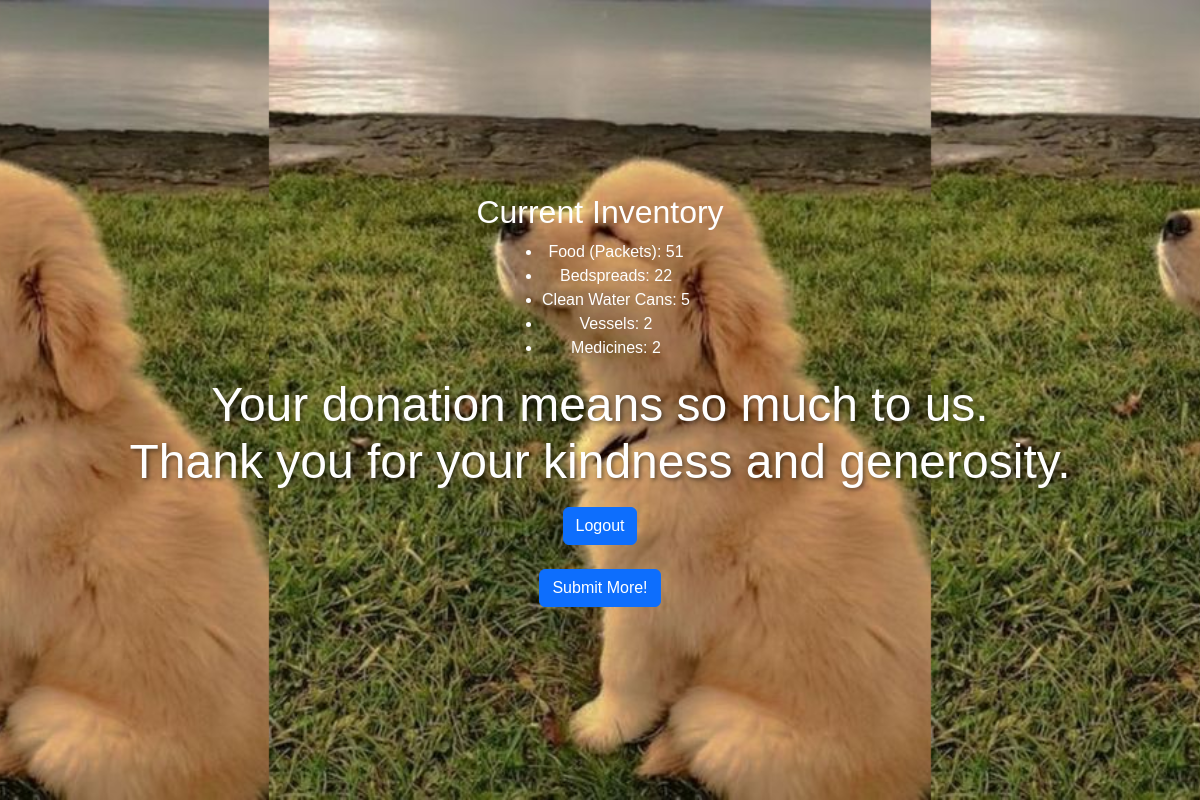
Page /rec_cont (signed in) on the earlier database version.
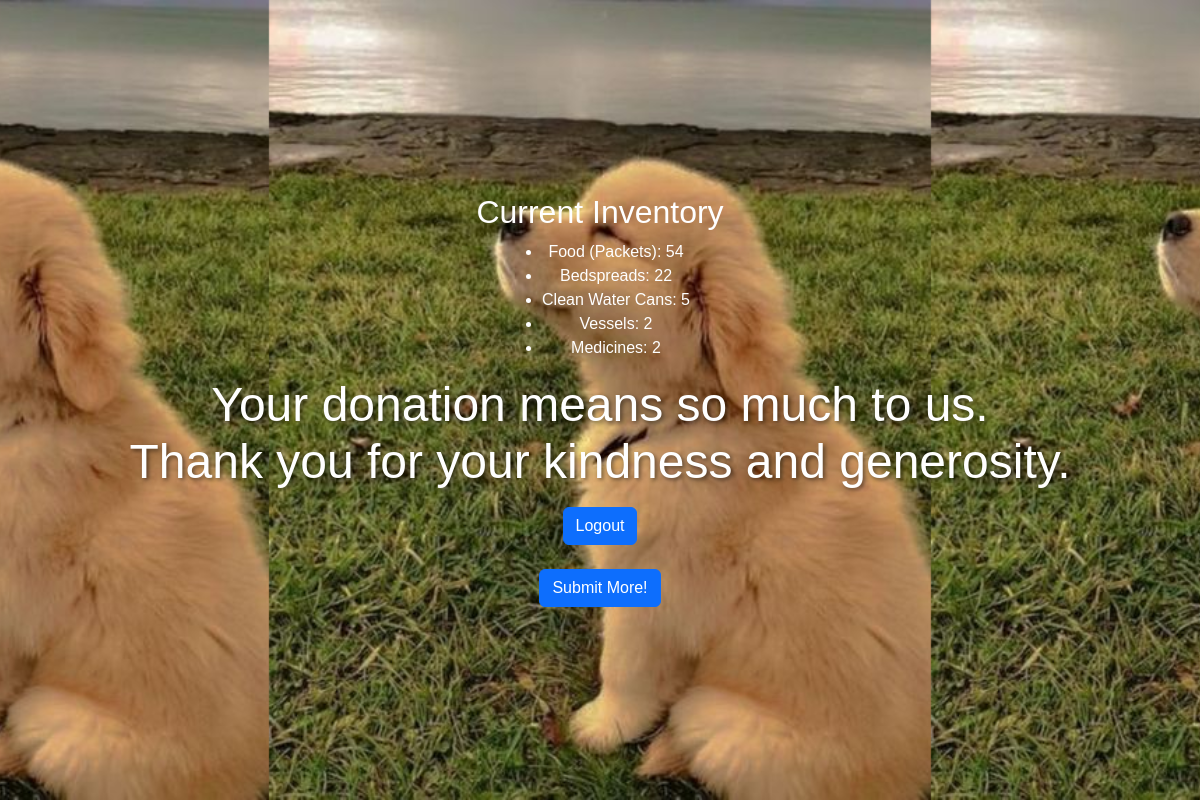
Same page on the later database version.
### fourplay.py (models this page shows, shortened)
class Inventory(db.Model):
    id = db.Column(db.Integer, primary_key=True)
    item = db.Column(db.String(40), nullable=False)
    quantity = db.Column(db.Integer, nullable=False)

### fourplay.py (the view)
@app.route("/rec_cont")
@login_required
def rec_cont():
    inv = Inventory.query.all()
    return render_template('rec_cont.html', inv=inv)

### fourplay.py (called while the page is built)
@login_manager.user_loader
def load_user(volunteer_id):
    return Volunteer.query.get(int(volunteer_id))

@app.before_request
def create_tables():
    db.create_all()

### templates/rec_cont.html (shortened to what this page needs)
<!DOCTYPE html>
<html lang="en">
<head>
    <link href="https://cdn.jsdelivr.net/npm/bootstrap@5.3.0/dist/css/bootstrap.min.css" rel="stylesheet">
</head>
<body>
    <div class="content-section">
        <h2>Current Inventory</h2>
        <ul>
            {% for entry in inv %}
                <li>{{ entry.item }}: {{ entry.quantity }}</li>
            {% endfor %}
        </ul>
        <h1> Your donation means so much to us.<br>
            Thank you for your kindness and generosity.
        </h1>
    <div class="button-container">
        <a href="{{ url_for('logout') }}" class="btn btn-primary">Logout</a>
    </div>
    <br>
    <div class="button-container">
        <a href="{{ url_for('contributor') }}" class="btn btn-primary">Submit More!</a>
    </div>
    </div>
</body>
</html>

### templates/rec_cont.html (style rules this page uses)
body { margin: 0; padding: 0; font-family: 'Poppins', sans-serif; background-color: #f8f9fa; overflow-x: hidden; }
.content-section { background: url(/static/images/doggo.jpg) repeat center center; background-size: contain; height: 100vh; display: flex; flex-direction: column; justify-content: center; align-items: center; text-align: center; color: #ffffff; padding: 20px; }
h1 { font-size: 3rem; margin-bottom: 1rem; text-shadow: 2px 2px 4px rgba(0, 0, 0, 0.5); }

Differences in the rows shown:
changed Inventory "Food (Packets)": quantity "51" → "54"
